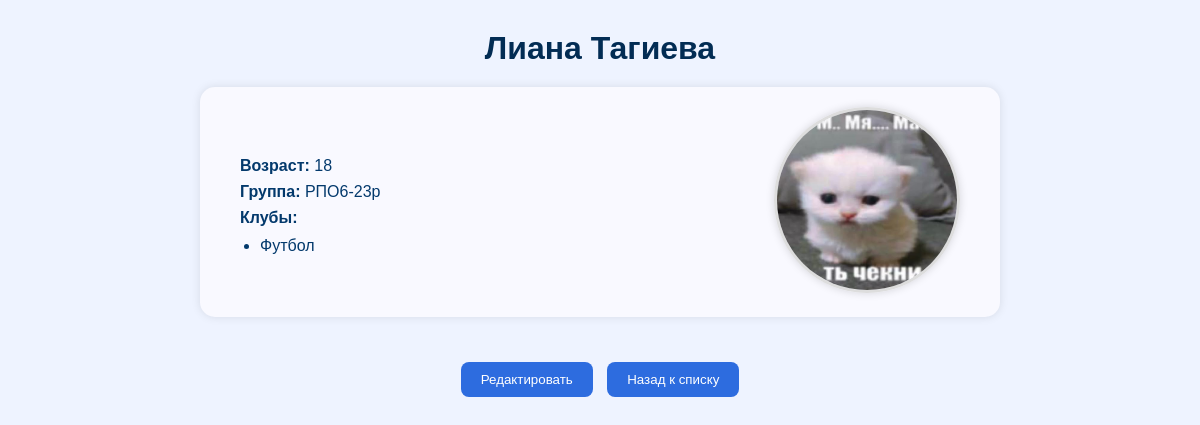
The page /student/1/ (signed in) on the database its author committed.
### students/models.py (models this page shows, shortened)
class Student(models.Model):
    first_name = models.CharField(max_length=100)
    last_name = models.CharField(max_length=100)
    age = models.IntegerField()
    group = models.ForeignKey(Group, on_delete=models.CASCADE, null=True, blank=True)
    clubs = models.ManyToManyField(Club, blank=True)
    photo = models.ImageField(upload_to='students_photos/', blank=True, null=True)

class Group(models.Model):
    name = models.CharField(max_length=100)
    curator = models.CharField(max_length=100)

class Club(models.Model):
    name = models.CharField(max_length=100)

### students/views.py (the view)
# urls.py: path("student/<int:pk>/", views.student_detail, name="student_detail"),
@login_required
def student_detail(request, pk):
    student = get_object_or_404(Student, pk=pk)
    return render(request, "students/detail.html", {"student": student})

### students/templates/students/detail.html (shortened to what this page needs)
{% load static %}
<!DOCTYPE html>
<html lang="ru">
<head>
    <link rel="stylesheet" href="{% static 'students/css/style.css' %}">
</head>
<body>
    <h1>{{ student.first_name }} {{ student.last_name }}</h1>
    <div class="student-container">
        <div class="student-info">
            <p><strong>Возраст:</strong> {{ student.age }}</p>
            <p><strong>Группа:</strong> {{ student.group.name }}</p>
            <p><strong>Клубы:</strong></p>
            <ul>
                {% for club in student.clubs.all %}
                    <li>{{ club.name }}</li>
                {% empty %}
                    <li>Не состоит ни в одном клубе</li>
                {% endfor %}
            </ul>
        </div>
        <div class="student-photo">
            {% if student.photo %}
                <img src="{{ student.photo.url }}" alt="Фото студента">
            {% else %}
                <p><em>Фото отсутствует</em></p>
            {% endif %}
        </div>
    </div>
    <div class="container">
        <a href="{% url 'edit_student' student.id %}"><button>Редактировать</button></a>
        <a href="{% url 'student_list' %}"><button>Назад к списку</button></a>
    </div>
</body>
</html>

### students/static/students/css/style.css (style rules this page uses)
body { font-family: "Segoe UI", Arial, sans-serif; background: linear-gradient(135deg, #e0f7ff, #cce5ff); margin: 0; padding: 40px; color: #03396c; }
h1, h2 { color: #022c54; text-align: center; margin-bottom: 20px; }
a { color: #0077cc; text-decoration: none; font-weight: 500; }
button { background: #4da3ff; color: white; border: none; padding: 8px 14px; border-radius: 6px; cursor: pointer; font-weight: 500; }
p, td { font-size: 15px; }
.container { text-align: center; margin-top: 20px; }

### students/templates/students/detail.html (style rules this page uses)
body { font-family: Arial, sans-serif; background: #eef3ff; margin: 0; padding: 0; }
h1 { text-align: center; margin: 30px 0 20px; }
.student-container { display: flex; align-items: center; justify-content: space-between; width: 60%; margin: 0 auto 40px; background: #f9f9ff; border-radius: 15px; padding: 20px 40px; box-shadow: 0 0 10px rgba(0,0,0,0.1); }
.student-info { flex: 1; text-align: left; }
.student-info p { font-size: 16px; margin: 8px 0; }
.student-photo { flex-shrink: 0; margin-left: 40px; }
.student-photo img { width: 180px; height: 180px; object-fit: cover; border-radius: 50%; border: 3px solid #ddd; box-shadow: 0 0 8px rgba(0,0,0,0.15); }
.container { text-align: center; margin-bottom: 30px; }
button { background-color: #2d6cdf; color: white; border: none; padding: 10px 20px; margin: 5px; border-radius: 8px; cursor: pointer; transition: background 0.2s ease; }
ul { margin: 10px 0 0 20px; padding: 0; }
li { list-style-type: disc; }

### rows shown on the page
Student: first_name "Лиана", last_name "Тагиева", age "18", group.name "РПО6-23р", photo (picture)
Club: name "Футбол"
